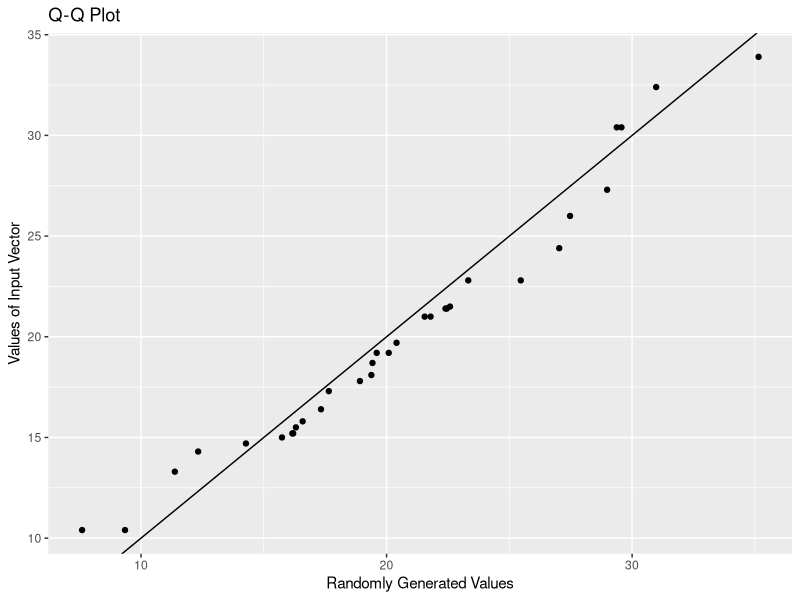

Recreate this plot in R.
## ---- chunk 1
knitr::opts_chunk$set(echo = TRUE,
                      warning = FALSE, 
                      message = FALSE)
## ---- chunk 2
library(tidyverse)
## ---- chunk 3
qq_plot_random <- function(input_vec) { 
  
  #sort the input vector
  input_vec <- sort(input_vec)
  
  #randomly generate new vector with length, mean, and standard deviation of the input vector
  random_vec <- rnorm(length(input_vec), 
                      mean(input_vec), 
                      sd(input_vec))
  
  #sort the randomly generated vector
  random_vec <- sort(random_vec)
  
  #combine the columns of both vectors and create tibble
  df <- cbind(input_vec, random_vec) %>% 
    as_tibble()
  
  #plot the tibble in scatter plot with y = x reference line
  p <- df %>% 
        ggplot() + 
        geom_point(aes(x = random_vec, y = input_vec)) + 
        geom_abline(slope = 1, intercept = 0) + 
        labs(x = "Randomly Generated Values",
             y = "Values of Input Vector", 
             title = "Q-Q Plot")
  
  return(p)
}
## ---- chunk 4
head(mtcars)
## ---- chunk 5
#use the mpg variable from the mtcars data set to create the qq plot
qq_plot_random(mtcars$mpg)
